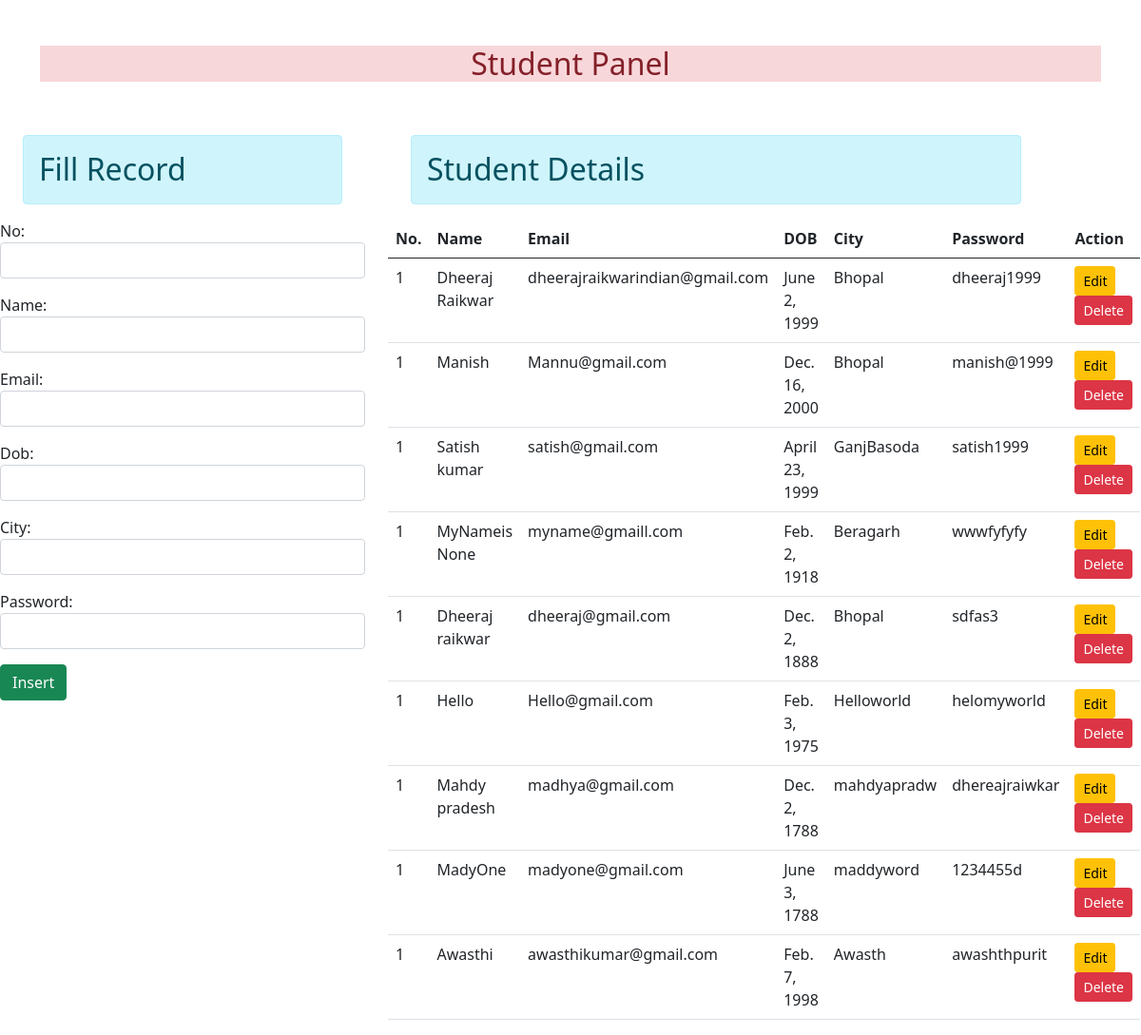
Before: / with the older database file.
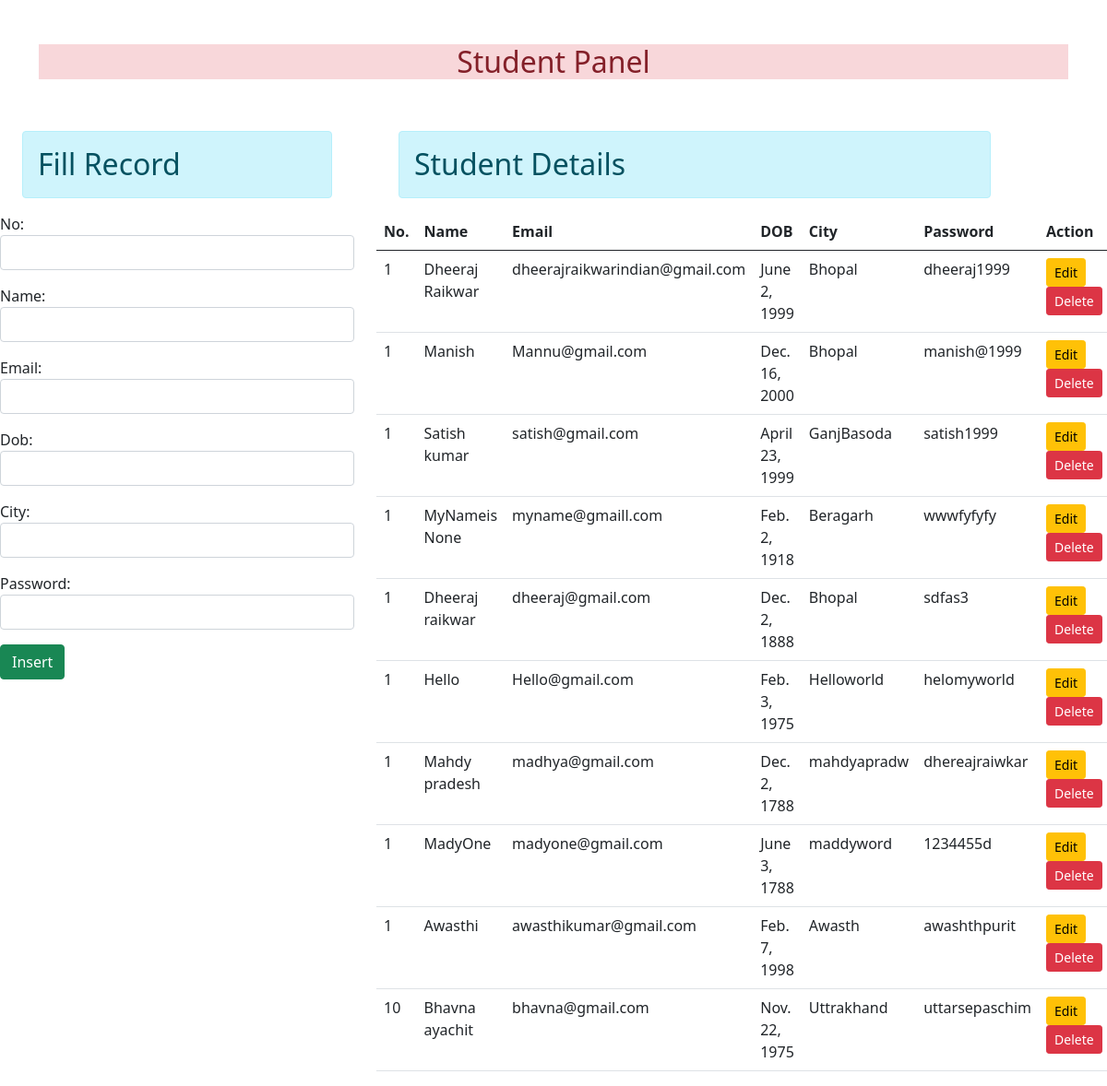
After: the same page with the newer database file.
### main/models.py (models this page shows)
class User(models.Model):
    no = models.IntegerField()
    name = models.CharField(max_length=70)
    email = models.EmailField(max_length=100)
    Dob = models.DateField()
    city = models.CharField(max_length=60)
    password = models.CharField(max_length=20)

### main/views.py (the view)
# urls.py: path('',views.Homepage,name='home'),
def Homepage(request):
    form = StudentRegiser()
    stud = User.objects.all()
    return render(request,'index.html',{'form':form,'stud':stud})

### main/forms.py
class StudentRegiser(forms.ModelForm):
    class Meta:
        model = User
        fields = ['no','name','email','Dob','city','password']
        widgets ={
            'no':forms.TextInput(attrs={'class':'form-control','id':'noid'}),
            'name':forms.TextInput(attrs={'class':'form-control','id':'nameid'}),
            'email':forms.TextInput(attrs={'class':'form-control','id':'emailid'}),
            'city':forms.TextInput(attrs={'class':'form-control','id':'cityid'}),
            'Dob':forms.TextInput(attrs={'class':'form-control','id':'dobid'}),
            'password':forms.TextInput(attrs={'class':'form-control','id':'passwordid'}),
        }

### templates/index.html (shortened to what this page needs)
{%extends 'Base.html'%}
{% load static %}
{% block indexblock %}
<div class="row">
    <div class='col-sm-4'>
        <div class="container mt-5">
             <h2 class="text-left alert alert-info"> Fill Record </h2>
        </div>
        <form method="post">
            {{form.as_p}}
            <input type="submit" value="Insert" class="btn btn-success" id="btnsave">
        </form>
    </div>
    <div class="col-sm-7">
        <div class="container mt-5">
            <h2 class="text-left alert alert-info"> Student Details </h2>
       </div>
       <table class="table table-hover">
           <thead>
               <tr>
                    <th scope="col"> No. </th>
                   <th scope="col"> Name </th>
                   <th scope="col"> Email </th>
                   <th scope="col"> DOB </th>
                   <th scope="col"> City </th>
                   <th scope="col"> Password </th>
                   <th scope="col"> Action </th>
               </tr>
           </thead>
           <tbody id="thbody">
               {% for st in stud %}
               <tr>
                    <td> {{st.no}}</td>
                   <td> {{st.name}}</td>
                   <td> {{st.email}}</td>
                   <td> {{st.Dob}}</td>
                   <td> {{st.city}}</td>
                   <td> {{st.password}}</td>
                   <td>
                       <input type="button" data-sid="{{st.no}}"
                       class="btn btn-warning btn-sm btn-edit" value="Edit">
                       <input type="button" data-sid="{{st.no}}"
                       class="btn btn-danger btn-sm btn-del" value="Delete">
                   </td>
               </tr>
               {% endfor %}
           </tbody>
       </table>
    </div>
</div>
{% endblock %}

### templates/Base.html (shortened to what this page needs)
{% load static %}
<!DOCTYPE html>
<html>
    <head>
        <link rel="stylesheet" href="{%static 'css/bootstrap.css'%}">
    </head>
    <body>
        <div class="container mt-5">
            <h2 class="text-center alert-danger"> Student Panel </h2>
        </div>
        {% block indexblock %}
        {% endblock %}
    </body>
</html>

Changed rows visible on the page:
added User: no "10", name "Bhavna ayachit", email "bhavna@gmail.com", Dob "Nov. 22, 1975", city "Uttrakhand", password "uttarsepaschim"
